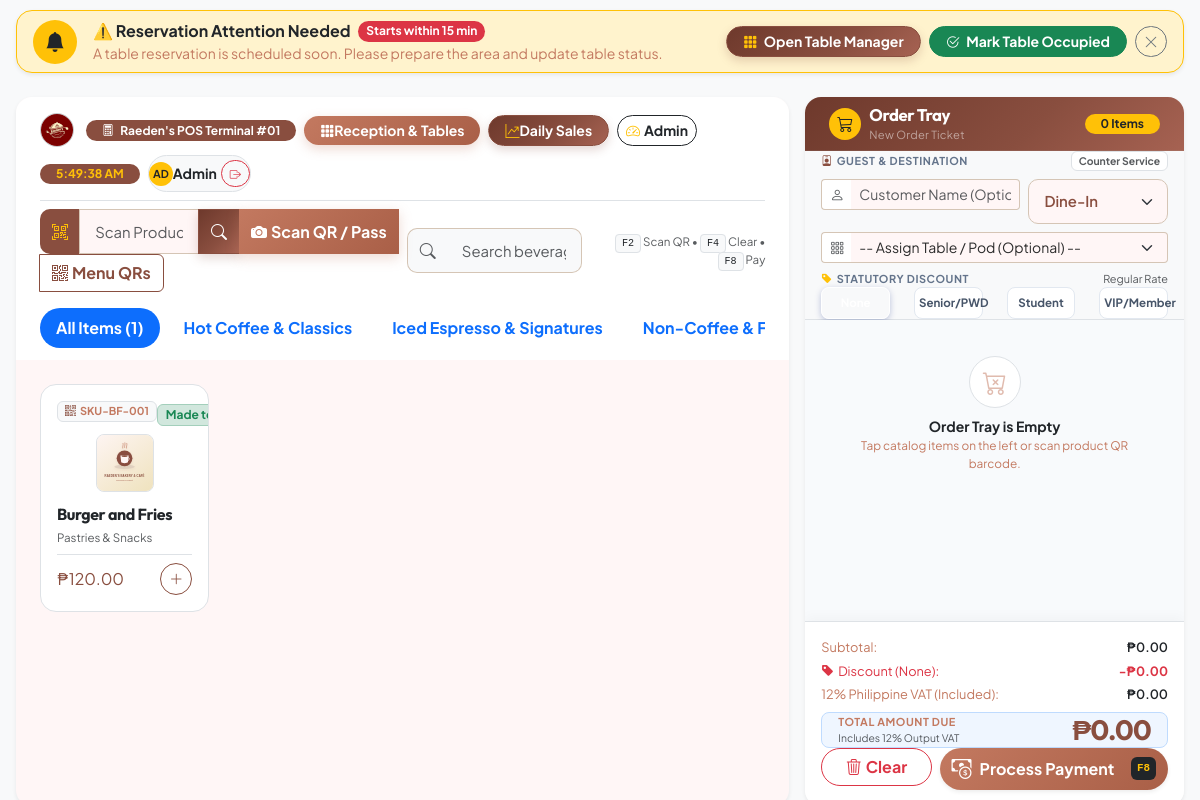
The app's page /pos.php (signed in) with its own data.
### tables this page shows
CREATE TABLE `categories` (
  `id` bigint unsigned NOT NULL AUTO_INCREMENT,
  `name` varchar(100) NOT NULL,
  `slug` varchar(100) NOT NULL,
  `icon` varchar(50) DEFAULT NULL,
  `sort_order` int NOT NULL DEFAULT '0',
  `is_active` tinyint(1) NOT NULL DEFAULT '1',
  `created_at` timestamp NULL DEFAULT CURRENT_TIMESTAMP,
  `updated_at` timestamp NULL DEFAULT CURRENT_TIMESTAMP ON UPDATE CURRENT_TIMESTAMP,
  PRIMARY KEY (`id`),
  UNIQUE KEY `slug` (`slug`)
);

CREATE TABLE `products` (
  `id` bigint unsigned NOT NULL AUTO_INCREMENT,
  `category_id` bigint unsigned NOT NULL,
  `product_code` varchar(50) NOT NULL,
  `name` varchar(191) NOT NULL,
  `slug` varchar(191) NOT NULL,
  `description` text,
  `image_url` varchar(255) DEFAULT NULL,
  `price` decimal(10,2) NOT NULL DEFAULT '0.00',
  `base_price` decimal(10,2) NOT NULL DEFAULT '0.00',
  `cost_price` decimal(10,2) NOT NULL DEFAULT '0.00',
  `stock_quantity` int NOT NULL DEFAULT '0',
  `min_stock_alert` int NOT NULL DEFAULT '10',
  `unit` varchar(50) NOT NULL DEFAULT 'cups',
  `badge` varchar(50) DEFAULT NULL COMMENT 'Bestseller, Signature, etc.',
  `has_customizations` tinyint(1) NOT NULL DEFAULT '1',
  `is_available` tinyint(1) NOT NULL DEFAULT '1',
  `created_at` timestamp NULL DEFAULT CURRENT_TIMESTAMP,
  `updated_at` timestamp NULL DEFAULT CURRENT_TIMESTAMP ON UPDATE CURRENT_TIMESTAMP,
  PRIMARY KEY (`id`),
  UNIQUE KEY `product_code` (`product_code`),
  UNIQUE KEY `slug` (`slug`),
  KEY `idx_prod_cat` (`category_id`),
  CONSTRAINT `fk_prod_cat` FOREIGN KEY (`category_id`) REFERENCES `categories` (`id`) ON DELETE CASCADE
);

### views/pos.view.php (the view, shortened to what the rows shown need)
<?php
require_once __DIR__ . '/../includes/inventory.php';
$categories = $pdo->query("SELECT * FROM categories WHERE is_active = 1 ORDER BY sort_order")->fetchAll();
$products = $pdo->query("SELECT p.*, c.name as category_name FROM products p JOIN categories c ON p.category_id = c.id WHERE p.is_available = 1 ORDER BY p.category_id, p.name")->fetchAll();
?>
<div class="container-fluid px-3 px-lg-4 py-3 pos-container">
    <div class="row g-3 pos-main-row" id="posMainRow">
        <div class="col-xl-8 col-lg-7 d-flex flex-column" id="posCatalogCol">
            <div class="card border-0 shadow-sm rounded-4 d-flex flex-column overflow-hidden">
                <div class="card-header bg-white border-0 pt-3 px-3 px-xl-4 pb-2">
                    <ul class="nav nav-pills mt-3 gap-2 overflow-auto flex-nowrap pb-1" id="posCategoryTabs">
                        <?php foreach ($categories as $cat): ?>
                            <li class="nav-item">
                                <button class="nav-link rounded-pill px-3 py-1.5 small fw-bold text-nowrap" onclick="filterCategory('<?= $cat['id'] ?>', this)">
                                    <?= htmlspecialchars($cat['name']) ?>
                                </button>
                            </li>
                        <?php endforeach; ?>
                    </ul>
                </div>
                <div class="card-body p-3 p-xl-4 overflow-auto flex-grow-1" id="posProductGrid">
                    <div class="row g-2 g-md-3">
                        <?php foreach ($products as $prod): ?>
                            <div class="col-xl-3 col-lg-4 col-md-4 col-6 pos-product-col"
                                 data-cat="<?= $prod['category_id'] ?>"
                                 data-name="<?= strtolower(htmlspecialchars($prod['name'])) ?>"
                                 data-code="<?= strtolower(htmlspecialchars($prod['product_code'])) ?>">
                                <div class="card h-100 border product-card card-lift shadow-xs cursor-pointer"
                                     id="posProdCard_<?= $prod['id'] ?>"
                                     onclick="openPosCustomizer(<?= htmlspecialchars(json_encode($prod)) ?>)">
                                    <div class="card-body p-2.5 p-sm-3 d-flex flex-column justify-content-between">
                                        <div>
                                            <div class="d-flex justify-content-between align-items-start mb-1.5">
                                                <span class="badge bg-light text-secondary border fw-mono" style="font-size: 0.68rem;" title="Click to view Printable Product QR Tag" onclick="event.stopPropagation(); openPosMenuQrModal('<?= htmlspecialchars($prod['product_code']) ?>')">
                                                    <i class="bi bi-qr-code me-1 text-navy"></i><?= htmlspecialchars($prod['product_code']) ?>
                                                </span>
                                                <span id="posProdBadge_<?= $prod['id'] ?>">
                                                    <span class="badge bg-success-subtle text-success border border-success-subtle">Made to Order</span>
                                                </span>
                                            </div>
                                            <div class="text-center my-2 text-navy">
                                                <div class="rounded-3 overflow-hidden bg-light d-inline-flex align-items-center justify-content-center shadow-xs border" style="width: 58px; height: 58px;">
                                                    <img src="<?= !empty($prod['image_url']) ? htmlspecialchars($prod['image_url']) : 'assets/images/placeholder-product.svg' ?>"
                                                         alt="<?= htmlspecialchars($prod['name']) ?>"
                                                         class="w-100 h-100 object-fit-cover"
                                                         onerror="this.onerror=null; this.src='assets/images/placeholder-product.svg';">
                                                </div>
                                            </div>
                                            <h6 class="fw-bold text-dark text-truncate mb-1" title="<?= htmlspecialchars($prod['name']) ?>"><?= htmlspecialchars($prod['name']) ?></h6>
                                            <div class="text-muted small text-truncate mb-2" style="font-size: 0.72rem;"><?= htmlspecialchars($prod['category_name']) ?></div>
                                        </div>
                                        <div class="d-flex align-items-center justify-content-between pt-2 border-top">
                                            <span class="fw-black text-navy fs-6">₱<?= number_format($prod['base_price'], 2) ?></span>
                                            <button type="button" id="posProdBtn_<?= $prod['id'] ?>" class="btn btn-sm btn-outline-navy rounded-circle p-1 d-flex align-items-center justify-content-center shadow-xs" style="width: 32px; height: 32px;">
                                                <i class="bi bi-plus-lg"></i>
                                            </button>
                                        </div>
                                    </div>
                                </div>
                            </div>
                        <?php endforeach; ?>
                    </div>
                </div>
            </div>
        </div>
    </div>
</div>

### records on screen
categories: name "Hot Coffee & Classics"
categories: name "Iced Espresso & Signatures"
categories: name "Non-Coffee &…"
products: product_code "SKU-BF-001", name "Burger and Fries", category.name "Pastries & Snacks", base_price "120.00"

### other values on screen
$posInitials "AD"
explode(' ', $posUser['name'])[0] "Admin"
count($products) "1"
